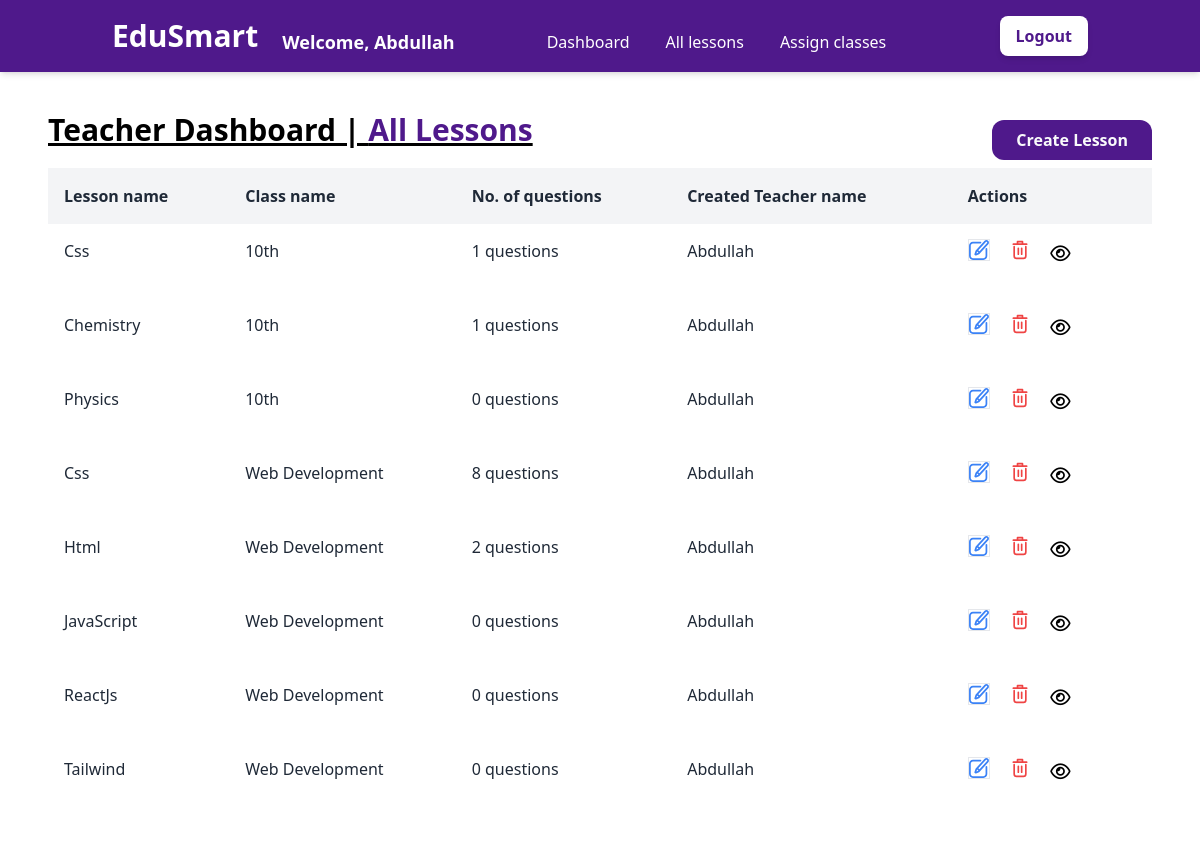
The page /teacher/all_lessons/ (signed in) on the database as committed earlier.
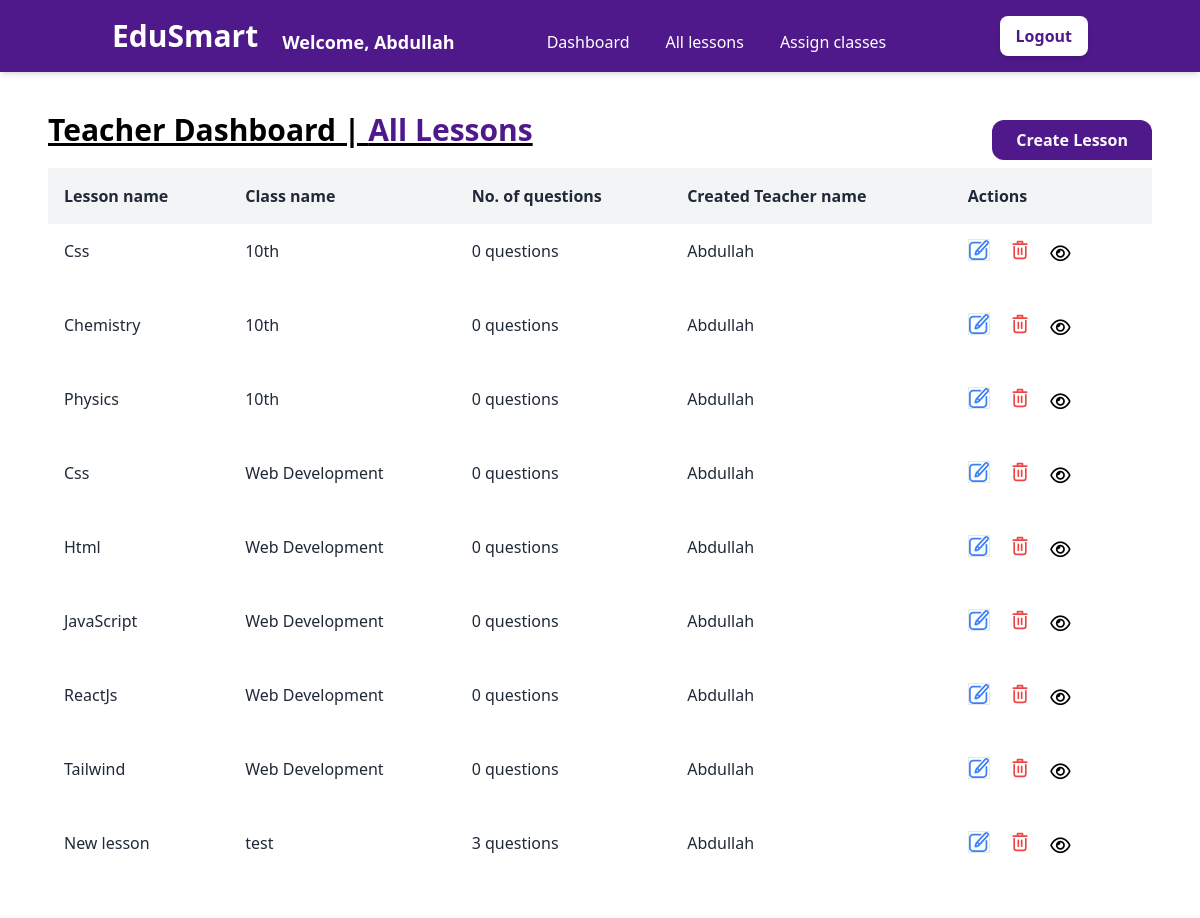
The same page on the database as committed later.
### teacher/models.py (models this page shows)
class Lesson(models.Model):
    name                        = models.CharField(max_length=255)
    teacher_id                  = models.ForeignKey(CustomUser, on_delete=models.CASCADE)
    class_id                    = models.ForeignKey(Class, on_delete=models.CASCADE)

class Class(models.Model):
    name                        = models.CharField(max_length=255)
    teacher_id                  = models.ForeignKey(CustomUser, on_delete=models.CASCADE)
    def __str__(self):
        return self.name

### user_accounts/models.py (models this page shows)
class CustomUser(AbstractUser):
    username                 = None
    name                     = models.CharField(max_length=255)
    email                    = models.EmailField(max_length=255, unique=True)
    ROLE_CHOICES = [
        ('admin', 'Admin'),
        ('teacher', 'Teacher'),
        ('student', 'Student')
    ]
    role                     = models.CharField(max_length=10, choices=ROLE_CHOICES)
    class_id                 = models.ForeignKey(
        'teacher.Class',
        null=True,
        blank=True,
        on_delete=models.SET_NULL
    )
    USERNAME_FIELD = 'email'
    REQUIRED_FIELDS = ['name']
    objects = MyAccountManager()
    def __str__(self):
        return self.name

### education_system/decorators.py (the view)
        @user_passes_test(lambda u: u.is_authenticated and u.role == role, login_url='/login/')
        def _wrapped_view(request, *args, **kwargs):
            if request.user.is_authenticated and request.user.role == role:
                return view_func(request, *args, **kwargs)
            else:
                return redirect('login')

### teacher/views.py (called while the page is built)
@role_required('teacher')
def all_lessons(request):
    lessons = Lesson.objects.annotate(question_count=Count('question'))
    context = {'lessons': lessons}
    return render(request, "teacher/all_lessons.html", context)

### teacher/templates/teacher/all_lessons.html (shortened to what this page needs)
{% extends "base.html" %}
{% block content %}
<main>
    <div class="p-12 pt-28">
        <div class="flex justify-between">
            <h1 class="text-3xl underline font-semibold mb-4">Teacher Dashboard | <span class="text-[#4F198B]">All Lessons</span></h1>
            <a href="{% url 'create_lesson' %}" class="py-2">
                <button
                class="inline-block h-full px-6 mb-2 rounded-l-xl rounded-t-xl bg-[#4F198B] hover:bg-white hover:text-[#4F198B] focus:text-[#4F198B] focus:bg-gray-200 text-gray-50 font-bold leading-loose transition duration-200">
                Create Lesson
            </button>
        </a>
    </div>
        <div class="font-sans overflow-x-auto">
            {% if lessons %}
            <table class="min-w-full bg-white">
                <thead class="bg-gray-100 whitespace-nowrap">
                    <tr>
                        <th class="p-4 text-left text-base font-semibold text-gray-800">
                            Lesson name
                        </th>
                        <th class="p-4 text-left text-base font-semibold text-gray-800">
                            Class name
                        </th>
                        <th class="p-4 text-left text-base font-semibold text-gray-800">
                            No. of questions
                        </th>
                        <th class="p-4 text-left text-base font-semibold text-gray-800">
                            Created Teacher name
                        </th>
                        <th class="p-4 text-left text-base font-semibold text-gray-800">
                            Actions
                        </th>
                    </tr>
                </thead>
                <tbody class="whitespace-nowrap">
                    {% for lesson in lessons %}
                    <tr class="hover:bg-gray-50">
                        <td class="p-4 text-[16px] text-gray-800">
                            <p class="mb-5">{{lesson.name}}</p>
                        </td>
                        <td class="p-4 text-[16px] text-gray-800">
                            <p class="mb-5">{{lesson.class_id}}</p>
                        </td>
                        <td class="p-4 text-[16px] text-gray-800">
                            <p class="mb-5">{{lesson.question_count}} questions</p>
                        </td>
                        <td class="p-4 text-[16px] text-gray-800">
                            <p class="mb-5">{{lesson.teacher_id}}</p>
                        </td>
                        <td class="pb-4 px-4">
                            <a href="{% url 'update_lesson' lesson_id=lesson.id %}">
                                <button class="mr-4 border" title="Edit">
                                </button>
                            </a>
                            <a href="{% url 'delete_lesson' lesson_id=lesson.id %}">
                                <button class="mr-4" title="Delete">
                                </button>
                            </a>
                            <a href="{% url 'questions_by_lesson' lesson_id=lesson.id %}">
                                <button class="mr-4" title="View questions">
                                    <i class="fa-regular fa-eye text-lg fill-red-500 hover:fill-red-700"></i>
                                </button>
                            </a>
                        </td>
                    </tr>
                    {% endfor %}
                </tbody>
                {% else %}
                <p>No lesson found. Lets create lessons and begins the magic✨</p>
            </table>
            {% endif %}
        </div>
    </div>
</main>
{% endblock %}

Rows that differ between the two databases and show on the page:
computed for Lesson (number 1 of 9 on the later page): question_count "1" → "0"
computed for Lesson "Chemistry": question_count "1" → "0"
computed for Lesson (number 4 of 9 on the later page): question_count "8" → "0"
computed for Lesson "Html": question_count "2" → "0"
added Lesson: name "New lesson", class_id "test", question_count "3", teacher_id "Abdullah"
